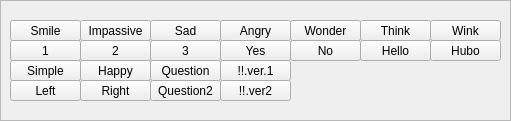
  <widget class="QFrame" name="frame_10">
   <property name="geometry">
    <rect>
     <x>10</x>
     <y>80</y>
     <width>511</width>
     <height>121</height>
    </rect>
   </property>
   <property name="frameShape">
    <enum>QFrame::StyledPanel</enum>
   </property>
   <property name="frameShadow">
    <enum>QFrame::Raised</enum>
   </property>
   <widget class="QPushButton" name="BTN_FACE_ANGRY">
    <property name="geometry">
     <rect>
      <x>220</x>
      <y>20</y>
      <width>71</width>
      <height>21</height>
     </rect>
    </property>
    <property name="text">
     <string>Angry</string>
    </property>
   </widget>
   <widget class="QPushButton" name="BTN_FACE_SAD">
    <property name="geometry">
     <rect>
      <x>150</x>
      <y>20</y>
      <width>71</width>
      <height>21</height>
     </rect>
    </property>
    <property name="text">
     <string>Sad</string>
    </property>
   </widget>
   <widget class="QPushButton" name="BTN_FACE_SMILE">
    <property name="geometry">
     <rect>
      <x>10</x>
      <y>20</y>
      <width>71</width>
      <height>21</height>
     </rect>
    </property>
    <property name="text">
     <string>Smile</string>
    </property>
   </widget>
   <widget class="QPushButton" name="BTN_FACE_IMPASSIVE">
    <property name="geometry">
     <rect>
      <x>80</x>
      <y>20</y>
      <width>71</width>
      <height>21</height>
     </rect>
    </property>
    <property name="text">
     <string>Impassive</string>
    </property>
   </widget>
   <widget class="QPushButton" name="BTN_FACE_WINK">
    <property name="geometry">
     <rect>
      <x>430</x>
      <y>20</y>
      <width>71</width>
      <height>21</height>
     </rect>
    </property>
    <property name="text">
     <string>Wink</string>
    </property>
   </widget>
   <widget class="QPushButton" name="BTN_FACE_WONDER">
    <property name="geometry">
     <rect>
      <x>290</x>
      <y>20</y>
      <width>71</width>
      <height>21</height>
     </rect>
    </property>
    <property name="text">
     <string>Wonder</string>
    </property>
   </widget>
   <widget class="QPushButton" name="BTN_FACE_THINK">
    <property name="geometry">
     <rect>
      <x>360</x>
      <y>20</y>
      <width>71</width>
      <height>21</height>
     </rect>
    </property>
    <property name="text">
     <string>Think</string>
    </property>
   </widget>
   <widget class="QPushButton" name="BTN_FACE_1">
    <property name="geometry">
     <rect>
      <x>10</x>
      <y>40</y>
      <width>71</width>
      <height>21</height>
     </rect>
    </property>
    <property name="text">
     <string>1</string>
    </property>
   </widget>
   <widget class="QPushButton" name="BTN_FACE_2">
    <property name="geometry">
     <rect>
      <x>80</x>
      <y>40</y>
      <width>71</width>
      <height>21</height>
     </rect>
    </property>
    <property name="text">
     <string>2</string>
    </property>
   </widget>
   <widget class="QPushButton" name="BTN_FACE_3">
    <property name="geometry">
     <rect>
      <x>150</x>
      <y>40</y>
      <width>71</width>
      <height>21</height>
     </rect>
    </property>
    <property name="text">
     <string>3</string>
    </property>
   </widget>
   <widget class="QPushButton" name="BTN_FACE_YES">
    <property name="geometry">
     <rect>
      <x>220</x>
      <y>40</y>
      <width>71</width>
      <height>21</height>
     </rect>
    </property>
    <property name="text">
     <string>Yes</string>
    </property>
   </widget>
   <widget class="QPushButton" name="BTN_FACE_NO">
    <property name="geometry">
     <rect>
      <x>290</x>
      <y>40</y>
      <width>71</width>
      <height>21</height>
     </rect>
    </property>
    <property name="text">
     <string>No</string>
    </property>
   </widget>
   <widget class="QPushButton" name="BTN_FACE_HELLO">
    <property name="geometry">
     <rect>
      <x>360</x>
      <y>40</y>
      <width>71</width>
      <height>21</height>
     </rect>
    </property>
    <property name="text">
     <string>Hello</string>
    </property>
   </widget>
   <widget class="QPushButton" name="BTN_FACE_HUBO">
    <property name="geometry">
     <rect>
      <x>430</x>
      <y>40</y>
      <width>71</width>
      <height>21</height>
     </rect>
    </property>
    <property name="text">
     <string>Hubo</string>
    </property>
   </widget>
   <widget class="QPushButton" name="BTN_FACE_SIMPLE">
    <property name="geometry">
     <rect>
      <x>10</x>
      <y>60</y>
      <width>71</width>
      <height>21</height>
     </rect>
    </property>
    <property name="text">
     <string>Simple</string>
    </property>
   </widget>
   <widget class="QPushButton" name="BTN_FACE_HAPPY">
    <property name="geometry">
     <rect>
      <x>80</x>
      <y>60</y>
      <width>71</width>
      <height>21</height>
     </rect>
    </property>
    <property name="text">
     <string>Happy</string>
    </property>
   </widget>
   <widget class="QPushButton" name="BTN_FACE_LEFT">
    <property name="geometry">
     <rect>
      <x>10</x>
      <y>80</y>
      <width>71</width>
      <height>21</height>
     </rect>
    </property>
    <property name="text">
     <string>Left</string>
    </property>
   </widget>
   <widget class="QPushButton" name="BTN_FACE_RIGHT">
    <property name="geometry">
     <rect>
      <x>80</x>
      <y>80</y>
      <width>71</width>
      <height>21</height>
     </rect>
    </property>
    <property name="text">
     <string>Right</string>
    </property>
   </widget>
   <widget class="QPushButton" name="BTN_FACE_QUESTION">
    <property name="geometry">
     <rect>
      <x>150</x>
      <y>60</y>
      <width>71</width>
      <height>21</height>
     </rect>
    </property>
    <property name="text">
     <string>Question</string>
    </property>
   </widget>
   <widget class="QPushButton" name="BTN_FACE_EXCLMATION">
    <property name="geometry">
     <rect>
      <x>220</x>
      <y>60</y>
      <width>71</width>
      <height>21</height>
     </rect>
    </property>
    <property name="text">
     <string>!!.ver.1</string>
    </property>
   </widget>
   <widget class="QPushButton" name="BTN_FACE_QUESTION2">
    <property name="geometry">
     <rect>
      <x>150</x>
      <y>80</y>
      <width>71</width>
      <height>21</height>
     </rect>
    </property>
    <property name="text">
     <string>Question2</string>
    </property>
   </widget>
   <widget class="QPushButton" name="BTN_FACE_EXCLMATION2">
    <property name="geometry">
     <rect>
      <x>220</x>
      <y>80</y>
      <width>71</width>
      <height>21</height>
     </rect>
    </property>
    <property name="text">
     <string>!!.ver2</string>
    </property>
   </widget>
  </widget>
